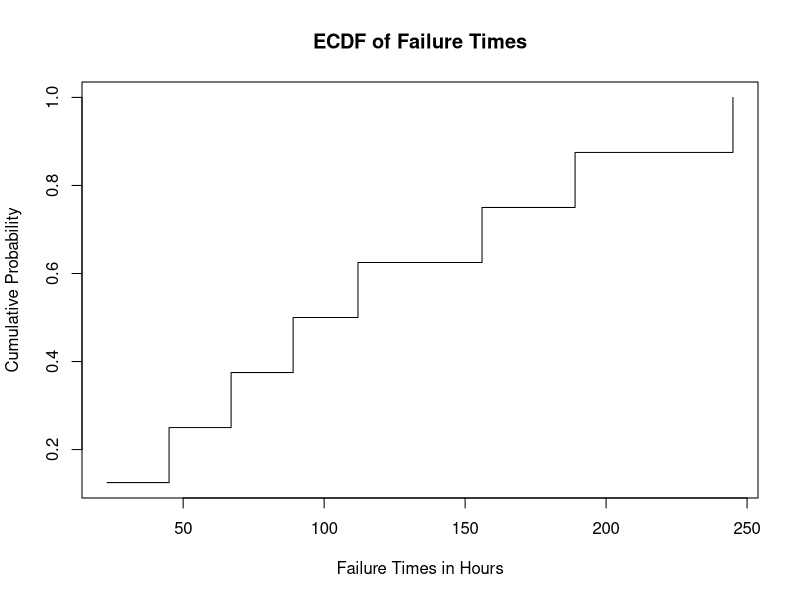
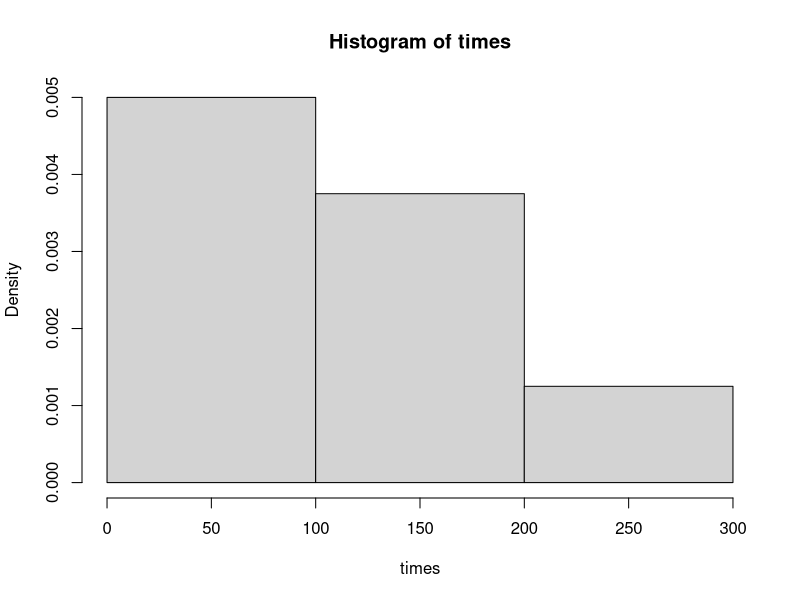
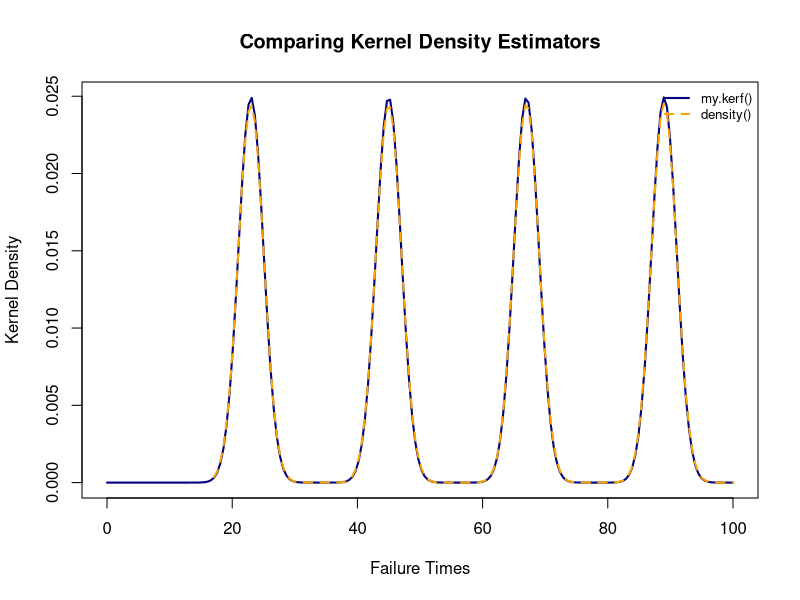
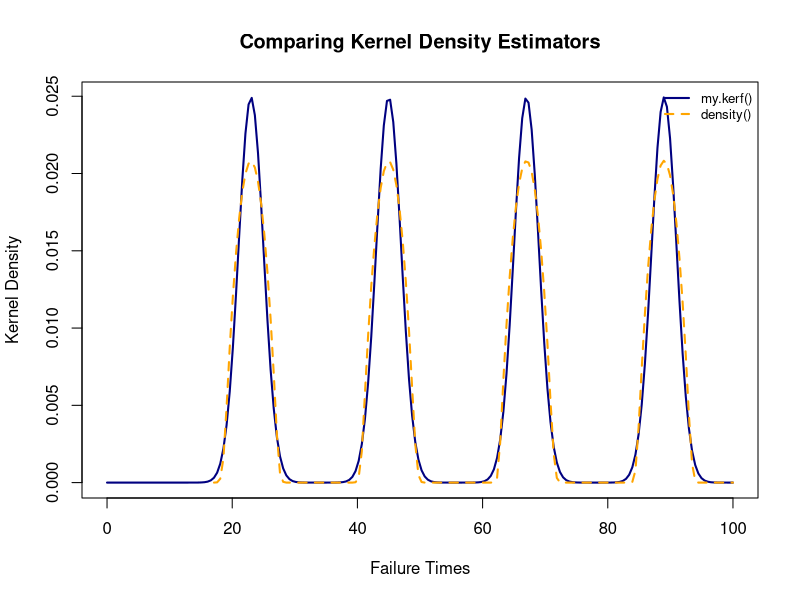
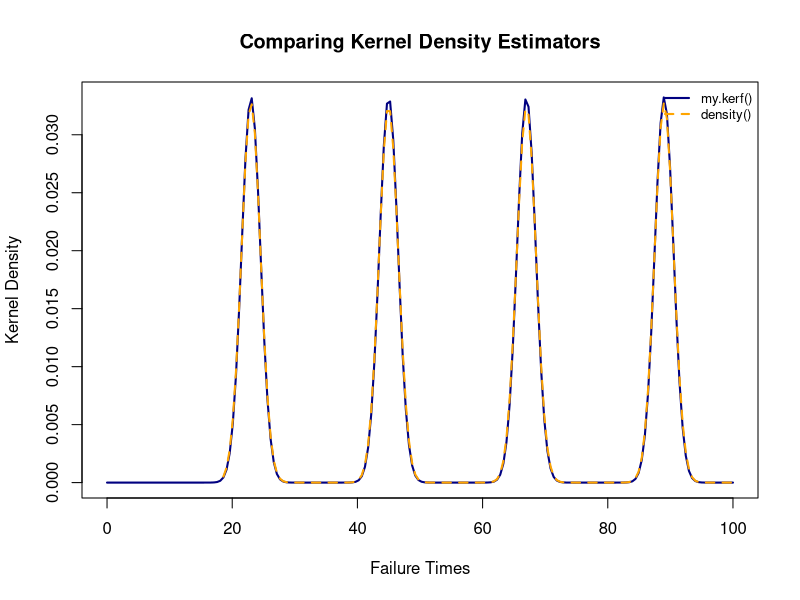
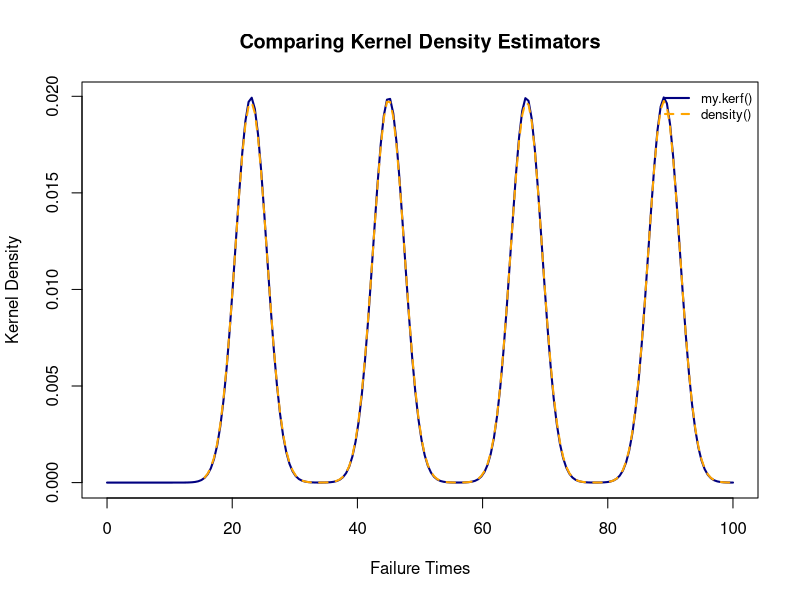
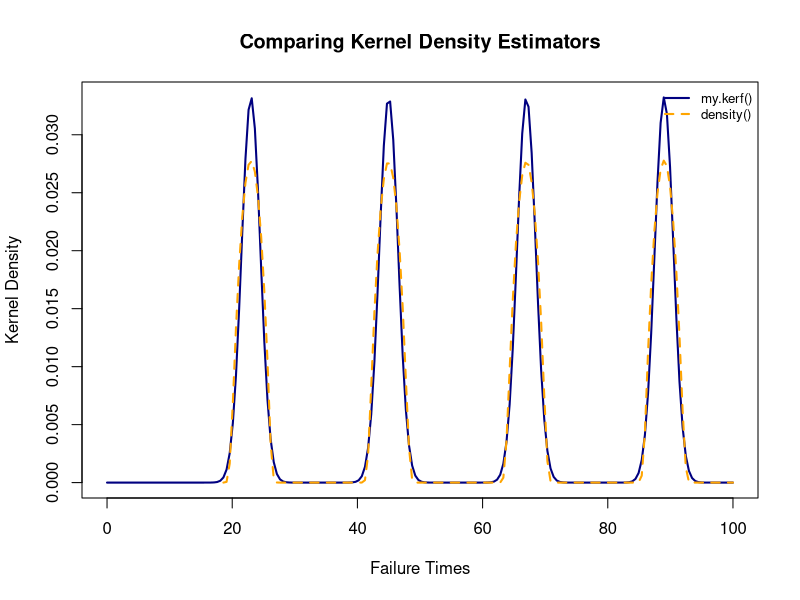
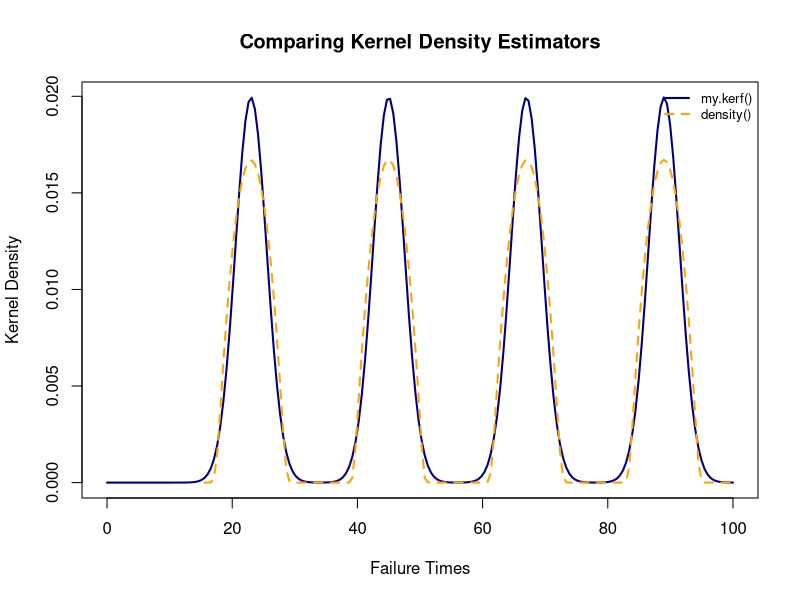

Reproduce these figures in R, in order.
## ---- chunk 1
times <- c(23, 45, 67, 89, 112, 156, 189, 245)
uniq.time <- sort(unique(times))

my.ECDF <- function(indat, outx){
  
  freq.table <- table(indat)                          
  uniq <- as.numeric(names(freq.table))          
  rep.time <- as.vector(freq.table)                   
  cum.rel.feq <- cumsum(rep.time)/sum(rep.time)       
  cum.prob <- NULL
  for (i in 1:length(outx)){
    intvl.id <- which(uniq <= outx[i])     
    cum.prob[i] <- cum.rel.feq[max(intvl.id)] 
  }
  cum.prob             
}
plot(uniq.time, my.ECDF(indat = times, outx = uniq.time), type = "s",
     main = "ECDF of Failure Times",
     xlab = "Failure Times in Hours",
     ylab = "Cumulative Probability")


                    

ecdf(times)
## ---- chunk 2

hist(times, breaks = 3, freq = FALSE)

## ---- chunk 3

my.kerf <- function(in.data, h, out.x){
  n <- length(in.data)     
  den <- NULL              
  for (i in 1:length(out.x)){
    den[i] <- sum(dnorm(out.x[i], mean=in.data, sd = h))/n  
  }
  den  
}

density(times, bw = 2, adjust = 1,
        kernel = c("gaussian"),
        weights = NULL, window = kernel, width,
        give.Rkern = FALSE, subdensity = FALSE,
        warnWbw = var(weights) > 0,
        n = 8, cut = 3, ext = 4,
        old.coords = FALSE,
        na.rm = FALSE)

xx = seq(0,100, length=200)
##  
my.den <- my.kerf(in.data = times, h = 2, out.x = xx)
## density()
kde <- density(times, bw = 2, kernel = "gaussian")
##
kde.y <-approx(kde$x, kde$y, xout = xx)$y
## base R plot
plot(xx, my.den, type = "l", main = "Comparing Kernel Density Estimators",
     xlab = "Failure Times",
     ylab = "Kernel Density",
     lty = 1,
     lwd = 2,
     col = "navy")
## add density curve based on the built-in density()
lines(xx, kde.y, lty = 2, lwd = 2, col = "orange")
legend("topright", c("my.kerf()", "density()"), lty =c(1,2), lwd = rep(2,2),
       col = c("navy", "orange"), cex = 0.8, bty = "n")

## ---- chunk 4

my.kerf <- function(in.data, h, out.x){
  n <- length(in.data)     
  den <- NULL              
  for (i in 1:length(out.x)){
    den[i] <- sum(dnorm(out.x[i], mean=in.data, sd = h))/n  
  }
  den  
}

density(times, bw = 2, adjust = 1,
        kernel = c("epanechnikov"),
        weights = NULL, window = kernel, width,
        give.Rkern = FALSE, subdensity = FALSE,
        warnWbw = var(weights) > 0,
        n = 8, cut = 3, ext = 4,
        old.coords = FALSE,
        na.rm = FALSE)

xx = seq(0,100, length=200)
##  
my.den <- my.kerf(in.data = times, h = 2, out.x = xx)
## density()
kde <- density(times, bw = 2, kernel = "epanechnikov")
##
kde.y <-approx(kde$x, kde$y, xout = xx)$y
## base R plot
plot(xx, my.den, type = "l", main = "Comparing Kernel Density Estimators",
     xlab = "Failure Times",
     ylab = "Kernel Density",
     lty = 1,
     lwd = 2,
     col = "navy")
## add density curve based on the built-in density()
lines(xx, kde.y, lty = 2, lwd = 2, col = "orange")
legend("topright", c("my.kerf()", "density()"), lty =c(1,2), lwd = rep(2,2),
       col = c("navy", "orange"), cex = 0.8, bty = "n")
## ---- chunk 5

my.kerf <- function(in.data, h, out.x){
  n <- length(in.data)     
  den <- NULL              
  for (i in 1:length(out.x)){
    den[i] <- sum(dnorm(out.x[i], mean=in.data, sd = h))/n  
  }
  den  
}

density(times, bw = 1.5, adjust = 1,
        kernel = c("gaussian"),
        weights = NULL, window = kernel, width,
        give.Rkern = FALSE, subdensity = FALSE,
        warnWbw = var(weights) > 0,
        n = 8, cut = 3, ext = 4,
        old.coords = FALSE,
        na.rm = FALSE)

xx = seq(0,100, length=200)
##  
my.den <- my.kerf(in.data = times, h = 1.5, out.x = xx)
## density()
kde <- density(times, bw = 1.5, kernel = "gaussian")
##
kde.y <-approx(kde$x, kde$y, xout = xx)$y
## base R plot
plot(xx, my.den, type = "l", main = "Comparing Kernel Density Estimators",
     xlab = "Failure Times",
     ylab = "Kernel Density",
     lty = 1,
     lwd = 2,
     col = "navy")
## add density curve based on the built-in density()
lines(xx, kde.y, lty = 2, lwd = 2, col = "orange")
legend("topright", c("my.kerf()", "density()"), lty =c(1,2), lwd = rep(2,2),
       col = c("navy", "orange"), cex = 0.8, bty = "n")
## ---- chunk 6

my.kerf <- function(in.data, h, out.x){
  n <- length(in.data)     
  den <- NULL              
  for (i in 1:length(out.x)){
    den[i] <- sum(dnorm(out.x[i], mean=in.data, sd = h))/n  
  }
  den  
}

density(times, bw = 2.5, adjust = 1,
        kernel = c("gaussian"),
        weights = NULL, window = kernel, width,
        give.Rkern = FALSE, subdensity = FALSE,
        warnWbw = var(weights) > 0,
        n = 8, cut = 3, ext = 4,
        old.coords = FALSE,
        na.rm = FALSE)

xx = seq(0,100, length=200)
##  
my.den <- my.kerf(in.data = times, h = 2.5, out.x = xx)
## density()
kde <- density(times, bw = 2.5, kernel = "gaussian")
##
kde.y <-approx(kde$x, kde$y, xout = xx)$y
## base R plot
plot(xx, my.den, type = "l", main = "Comparing Kernel Density Estimators",
     xlab = "Failure Times",
     ylab = "Kernel Density",
     lty = 1,
     lwd = 2,
     col = "navy")
## add density curve based on the built-in density()
lines(xx, kde.y, lty = 2, lwd = 2, col = "orange")
legend("topright", c("my.kerf()", "density()"), lty =c(1,2), lwd = rep(2,2),
       col = c("navy", "orange"), cex = 0.8, bty = "n")
## ---- chunk 7

my.kerf <- function(in.data, h, out.x){
  n <- length(in.data)     
  den <- NULL              
  for (i in 1:length(out.x)){
    den[i] <- sum(dnorm(out.x[i], mean=in.data, sd = h))/n  
  }
  den  
}

density(times, bw = 1.5, adjust = 1,
        kernel = c("epanechnikov"),
        weights = NULL, window = kernel, width,
        give.Rkern = FALSE, subdensity = FALSE,
        warnWbw = var(weights) > 0,
        n = 8, cut = 3, ext = 4,
        old.coords = FALSE,
        na.rm = FALSE)

xx = seq(0,100, length=200)
##  
my.den <- my.kerf(in.data = times, h = 1.5, out.x = xx)
## density()
kde <- density(times, bw = 1.5, kernel = "epanechnikov")
##
kde.y <-approx(kde$x, kde$y, xout = xx)$y
## base R plot
plot(xx, my.den, type = "l", main = "Comparing Kernel Density Estimators",
     xlab = "Failure Times",
     ylab = "Kernel Density",
     lty = 1,
     lwd = 2,
     col = "navy")
## add density curve based on the built-in density()
lines(xx, kde.y, lty = 2, lwd = 2, col = "orange")
legend("topright", c("my.kerf()", "density()"), lty =c(1,2), lwd = rep(2,2),
       col = c("navy", "orange"), cex = 0.8, bty = "n")
## ---- chunk 8

my.kerf <- function(in.data, h, out.x){
  n <- length(in.data)     
  den <- NULL              
  for (i in 1:length(out.x)){
    den[i] <- sum(dnorm(out.x[i], mean=in.data, sd = h))/n  
  }
  den  
}

density(times, bw = 2.5, adjust = 1,
        kernel = c("epanechnikov"),
        weights = NULL, window = kernel, width,
        give.Rkern = FALSE, subdensity = FALSE,
        warnWbw = var(weights) > 0,
        n = 8, cut = 3, ext = 4,
        old.coords = FALSE,
        na.rm = FALSE)

xx = seq(0,100, length=200)
##  
my.den <- my.kerf(in.data = times, h = 2.5, out.x = xx)
## density()
kde <- density(times, bw = 2.5, kernel = "epanechnikov")
##
kde.y <-approx(kde$x, kde$y, xout = xx)$y
## base R plot
plot(xx, my.den, type = "l", main = "Comparing Kernel Density Estimators",
     xlab = "Failure Times",
     ylab = "Kernel Density",
     lty = 1,
     lwd = 2,
     col = "navy")
## add density curve based on the built-in density()
lines(xx, kde.y, lty = 2, lwd = 2, col = "orange")
legend("topright", c("my.kerf()", "density()"), lty =c(1,2), lwd = rep(2,2),
       col = c("navy", "orange"), cex = 0.8, bty = "n")
